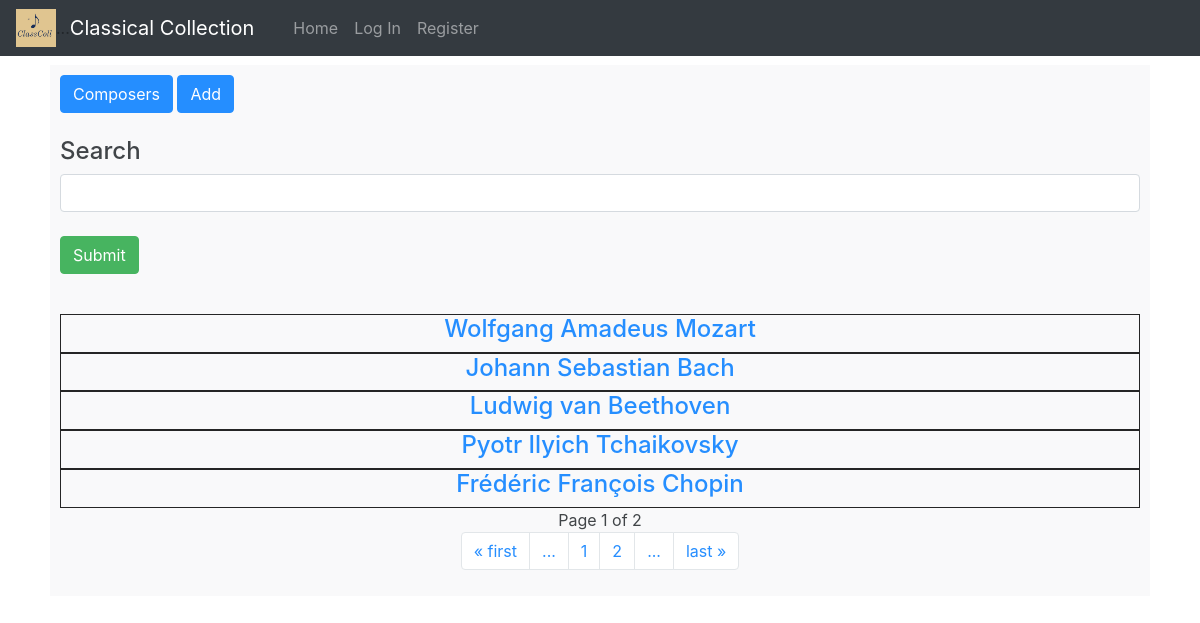
Screenshot of /composer/ with the database file from the repository.
### classcoll/models.py (models this page shows, shortened)
class Composer(models.Model):
    name = models.CharField(max_length=100)
    biography = models.TextField()
    image = models.URLField(blank=False)

### classcoll/views/Composers.py (the view)
# urls.py: path('composer/', Composers.allComposers, name="all_composer"),
def allComposers(request):
    if request.method == 'POST':
        name = request.POST['name']
        biography = request.POST['biography']
        image = request.POST['document']
        if Composer.objects.filter(name=name).first() is not None:
            return render(request, COMPOSER_LIST_FILE, {
                'composers': Composer.objects.all(),
                'message': MESSAGE_COMPOSER_EXISTED
            })
        newComposer = Composer(
            name=name,
            biography=biography,
            image=image
        )
        newComposer.save()
        return redirect('index')
    else:
        key = request.GET.get("key", "")
        composers = []
        for composer in Composer.objects.all():
            if key in composer.name:
                composers.append(composer)
        paginator = Paginator(composers, 5)
        pageNumber = request.GET.get('page')
        composers = paginator.get_page(pageNumber)
        return render(request, COMPOSER_LIST_FILE, {
            'composers': composers
        })

### classcoll/templates/classcoll/all_composers.html (shortened to what this page needs)
{% extends "classcoll/layout.html" %}
{% load static %}
{% block body %}
    <div class="bg-light" style="opacity: 0.85; padding: 10px;">
        <div>
            <button id="showComposers" class="btn btn-primary">Composers</button>
            <button id="showForm" class="btn btn-primary">Add</button>
        </div>
        <br>
        <div id="allComposers">
            <form method="GET" action="{% url 'all_composer' %}" id="filterForm">
                <div class="form-group">
                    <h4>Search</h4>
                    <input class="form-control" type="text" name="key">
                    <br>
                    <input class="btn btn-success" type="submit">
                </div>
            </form>
            <br>
            {% for composer in composers %}
                <div class="text-center" style="border: 1px solid black;">
                    <div>
                        <h4><a href="{% url 'composer' composer.name %}">{{ composer.name }}</a></h4>
                    </div>
                </div>
            {% endfor %}
            <div class="text-center">
                <span class="current">
                    Page {{ composers.number }} of {{ composers.paginator.num_pages }}
                </span>
            </div>
            <nav aria-label="Page Navigation Example">
                <ul class="pagination justify-content-center">
                    <li class="page-item"><a class="page-link" href="?page=1">&laquo; first</a></li>
                    <li class="page-item"><a class="page-link" href="#">...</a></li>
                    {% for i in composers.paginator.page_range %}
                        {% if i <= composers.number|add:2 and i >= composers.number|add:-2 %}
                            <li class="page-item"><a class="page-link" href="?page={{forloop.counter}}">{{forloop.counter}}</a></li>
                        {% endif %}
                    {% endfor %}
                    <li class="page-item"><a class="page-link" href="#">...</a></li>
                    <li class="page-item"><a class="page-link" href="?page={{ composers.paginator.num_pages }}">last &raquo;</a></li>
                </ul>
            </nav>
        </div>
    </div>
{% endblock %}

### rows the page displays
Composer: name "Wolfgang Amadeus Mozart"
Composer: name "Johann Sebastian Bach"
Composer: name "Ludwig van Beethoven"
Composer: name "Pyotr Ilyich Tchaikovsky"
Composer: name "Frédéric François Chopin"

### other values shown
{{ composers.number }} "1"
{{ composers.paginator.num_pages }} "2"
